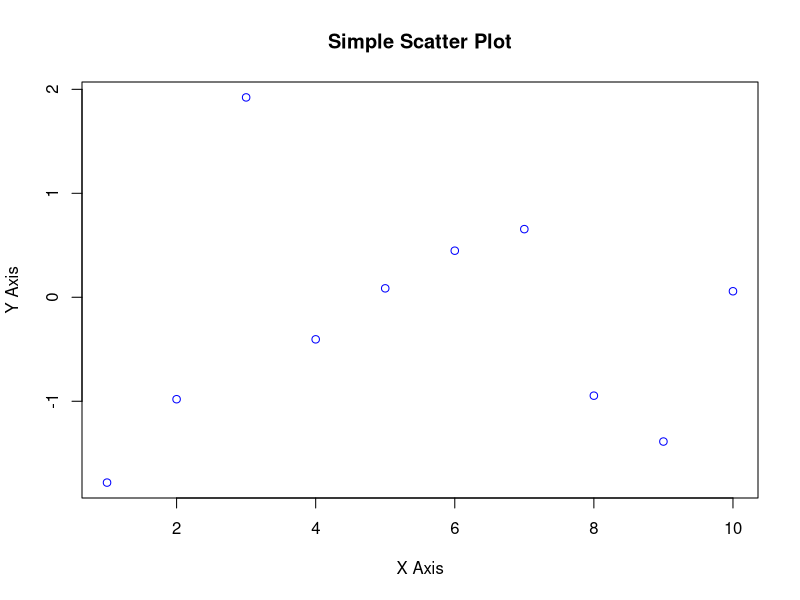
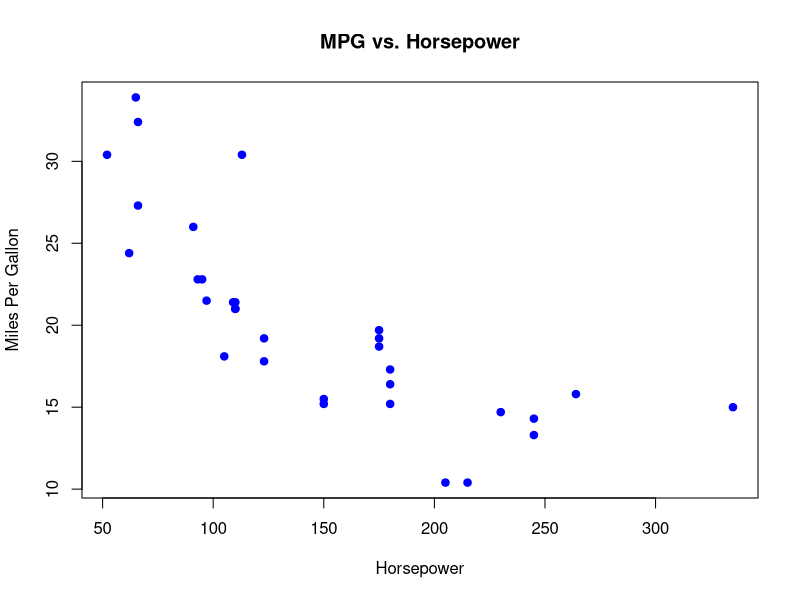
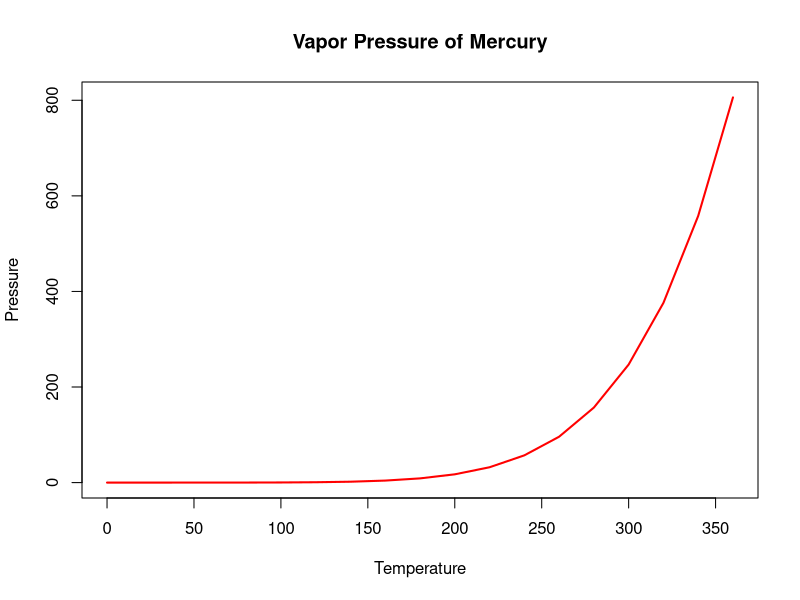
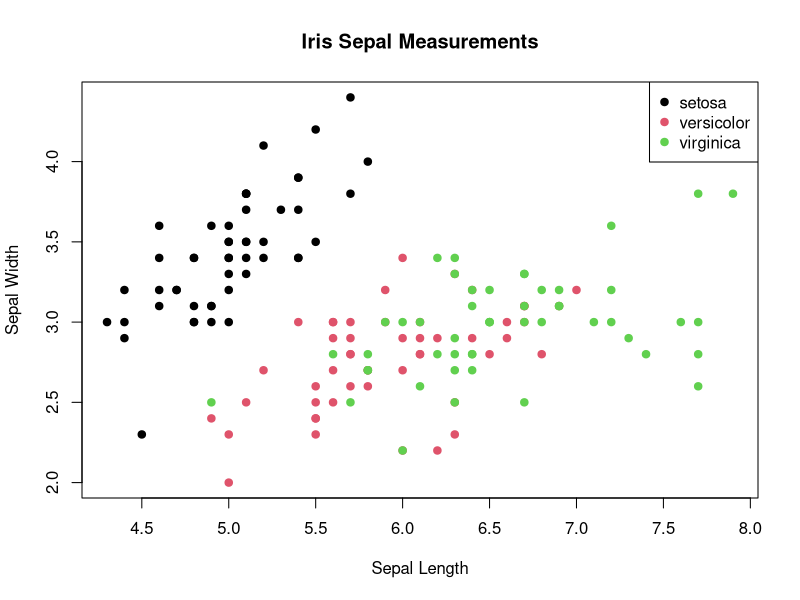
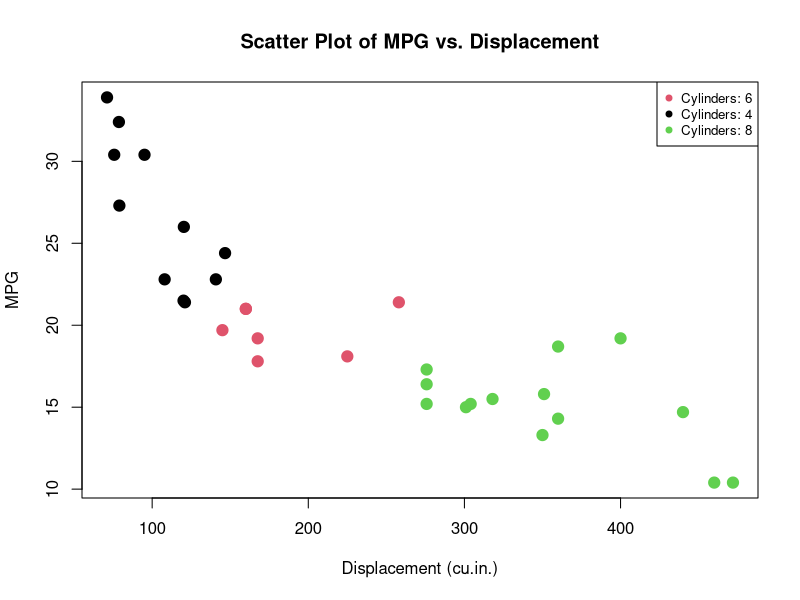
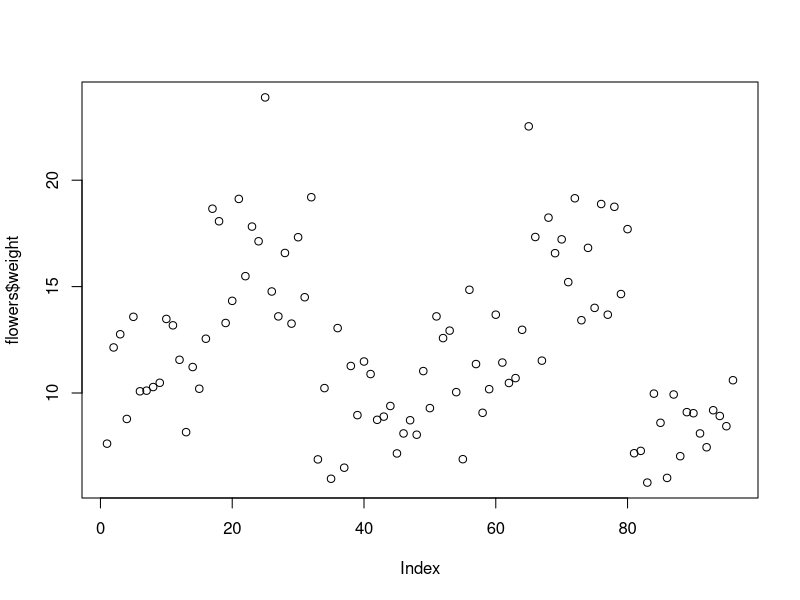
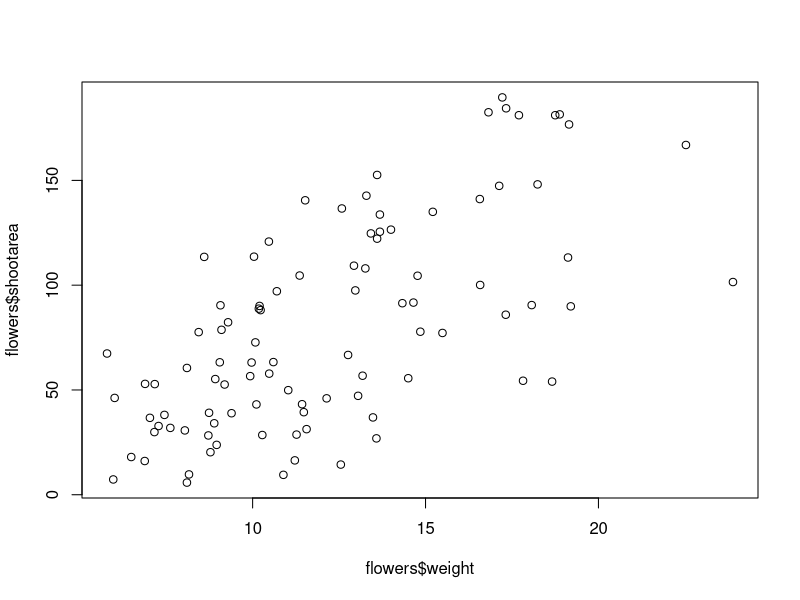
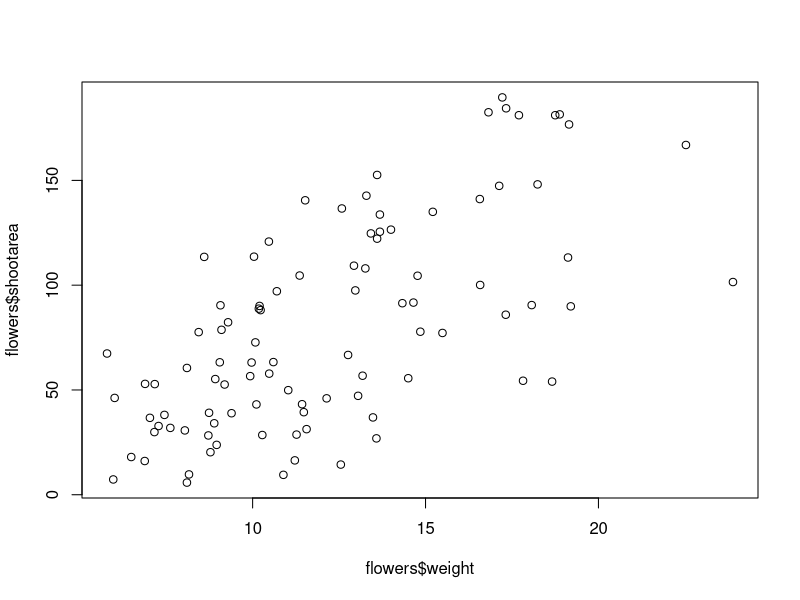

These figures' R source, in order:
## ---- chunk 1

x <- 1:10
y <- rnorm(10)
plot(x, y, main = "Simple Scatter Plot", xlab = "X Axis", ylab = "Y Axis", col = "blue")

## ---- chunk 2

data(mtcars)


plot(mtcars$hp, mtcars$mpg, main="MPG vs. Horsepower",
     xlab="Horsepower", ylab="Miles Per Gallon",
     pch=19, col="blue")

## ---- chunk 3

data(pressure)

# Create a line plot
plot(pressure$temperature, pressure$pressure, type="l",
     main="Vapor Pressure of Mercury",
     xlab="Temperature", ylab="Pressure",
     col="red", lwd=2)

## ---- chunk 4

data(iris)

# Plot Sepal.Length vs. Sepal.Width colored by Species
plot(iris$Sepal.Length, iris$Sepal.Width, col=iris$Species,
     main="Iris Sepal Measurements",
     xlab="Sepal Length", ylab="Sepal Width",
     pch=19)
legend("topright", legend=levels(iris$Species), col=1:3, pch=19)

## ---- chunk 5
# Load the mtcars dataset
data(mtcars)

# Plot MPG vs. Displacement, colored by Cylinders
plot(mtcars$disp, mtcars$mpg, col=as.factor(mtcars$cyl),
     main="Scatter Plot of MPG vs. Displacement",
     xlab="Displacement (cu.in.)", ylab="MPG",
     pch=19, cex=1.5)

# Add a legend to the plot
legend("topright", 
       legend=paste("Cylinders:", unique(mtcars$cyl)), 
       col=unique(as.numeric(as.factor(mtcars$cyl))), 
       pch=19, cex=0.8)
## ---- chunk 6

library(readxl)
flowers <- read_excel('./John Jay Workshop Data/flower.xls')

plot(flowers$weight)
## ---- chunk 7
flowers <- read.table(file = './John Jay Workshop Data/flower.txt', 
                        header = TRUE, sep = "\t", 
                        stringsAsFactors = TRUE)
## ---- chunk 8
plot(x = flowers$weight, y = flowers$shootarea)
## ---- chunk 9
plot(flowers$shootarea ~ flowers$weight)
## ---- chunk 10
hist(flowers$height)
## ---- chunk 11
brk <- seq(from = 0, to = 18, by = 1)
hist(flowers$height, breaks = brk, main = "petunia height")
## ---- chunk 12
brk <- seq(from = 0, to = 18, by = 1)
hist(flowers$height, breaks = brk, main = "petunia height",
      freq = FALSE)
## ---- chunk 13
dens <- density(flowers$height)
hist(flowers$height, breaks = brk, main = "petunia height",
      freq = FALSE)
lines(dens)
## ---- chunk 14
boxplot(flowers$weight, ylab = "weight (g)")
## ---- chunk 15
boxplot(weight ~ nitrogen, data = flowers, 
         ylab = "weight (g)", xlab = "nitrogen level")
## ---- chunk 16
flowers$nitrogen <- factor(flowers$nitrogen, 
                            levels = c("low", "medium", "high"))
boxplot(weight ~ nitrogen, data = flowers, 
          ylab = "weight (g)", xlab = "nitrogen level")
## ---- chunk 17
boxplot(weight ~ nitrogen * treat, data = flowers, 
         ylab = "weight (g)", xlab = "nitrogen level")
## ---- chunk 18
boxplot(weight ~ nitrogen * treat, data = flowers, 
         ylab = "weight (g)", xlab = "nitrogen level", 
         cex.axis = 0.7)
## ---- chunk 19
#install.packages("vioplot")
library(vioplot)
vioplot(weight ~ nitrogen, data = flowers, 
         ylab = "weight (g)", xlab = "nitrogen level",
         col = "lightblue")
## ---- chunk 20
plot(flowers)
## ---- chunk 21
pairs(flowers[, c("height", "weight", "leafarea", 
                "shootarea", "flowers")])
